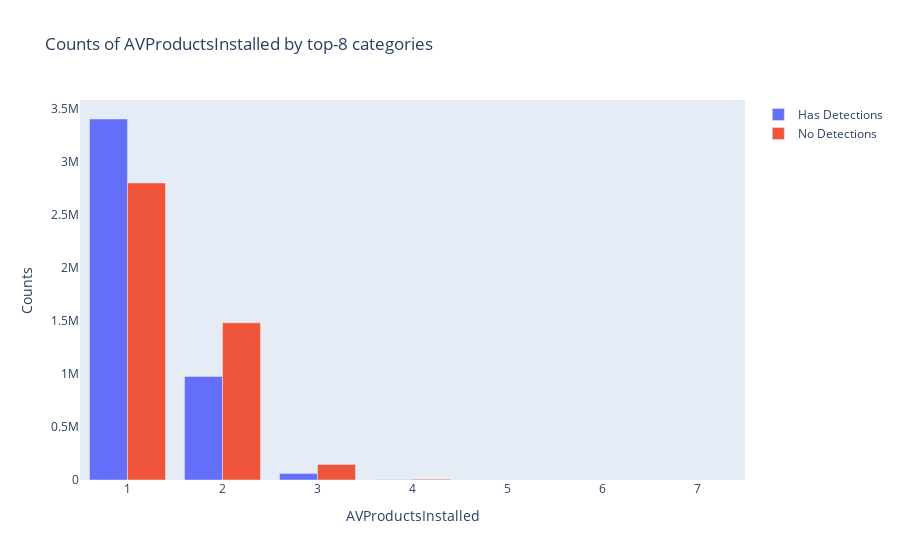

The cell this chart's notebook holds for it:
### Markdown cell above
AVProductsInstalled

### Code cell
plot_categorical_feature('AVProductsInstalled', True)

### Figure 1 — Plotly figure (JSON) as saved in the notebook; plotly's stock layout.template omitted (floating-point values rounded to 4 significant figures)
{"data": [{"name": "Has Detections", "type": "bar", "x": [1, 2, 3, 4, 5, 6, 7], "y": [3406078, 975996, 60682, 2371, 125, 6, 1]}, {"name": "No Detections", "type": "bar", "x": [1, 2, 3, 4, 5, 6], "y": [2802815, 1483012, 147421, 6386, 346, 22]}], "layout": {"barmode": "group", "legend": {"orientation": "v"}, "title": {"text": "Counts of AVProductsInstalled by top-8 categories"}, "xaxis": {"showgrid": false, "showline": false, "title": {"text": "AVProductsInstalled"}, "zeroline": false}, "yaxis": {"showgrid": false, "showline": false, "title": {"text": "Counts"}, "zeroline": false}}}
